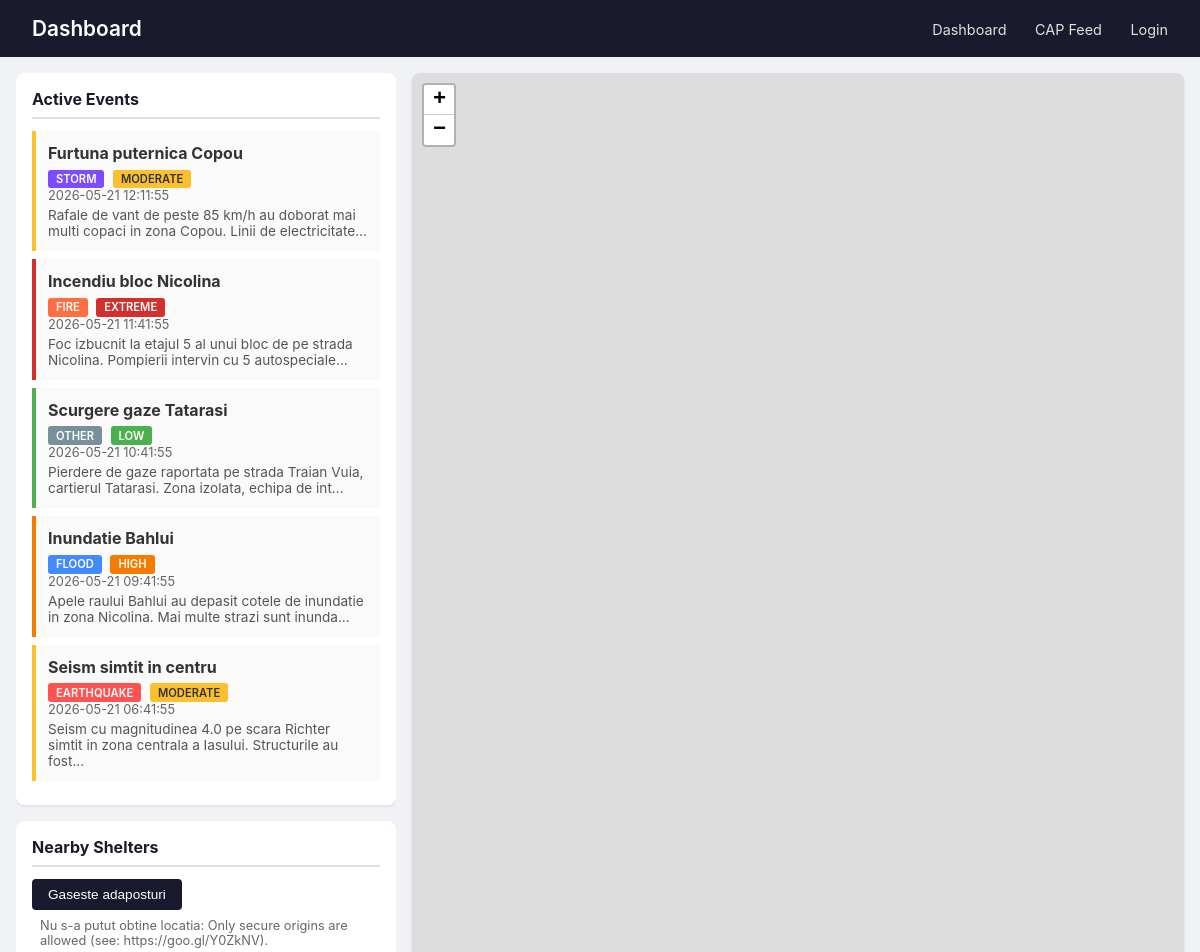
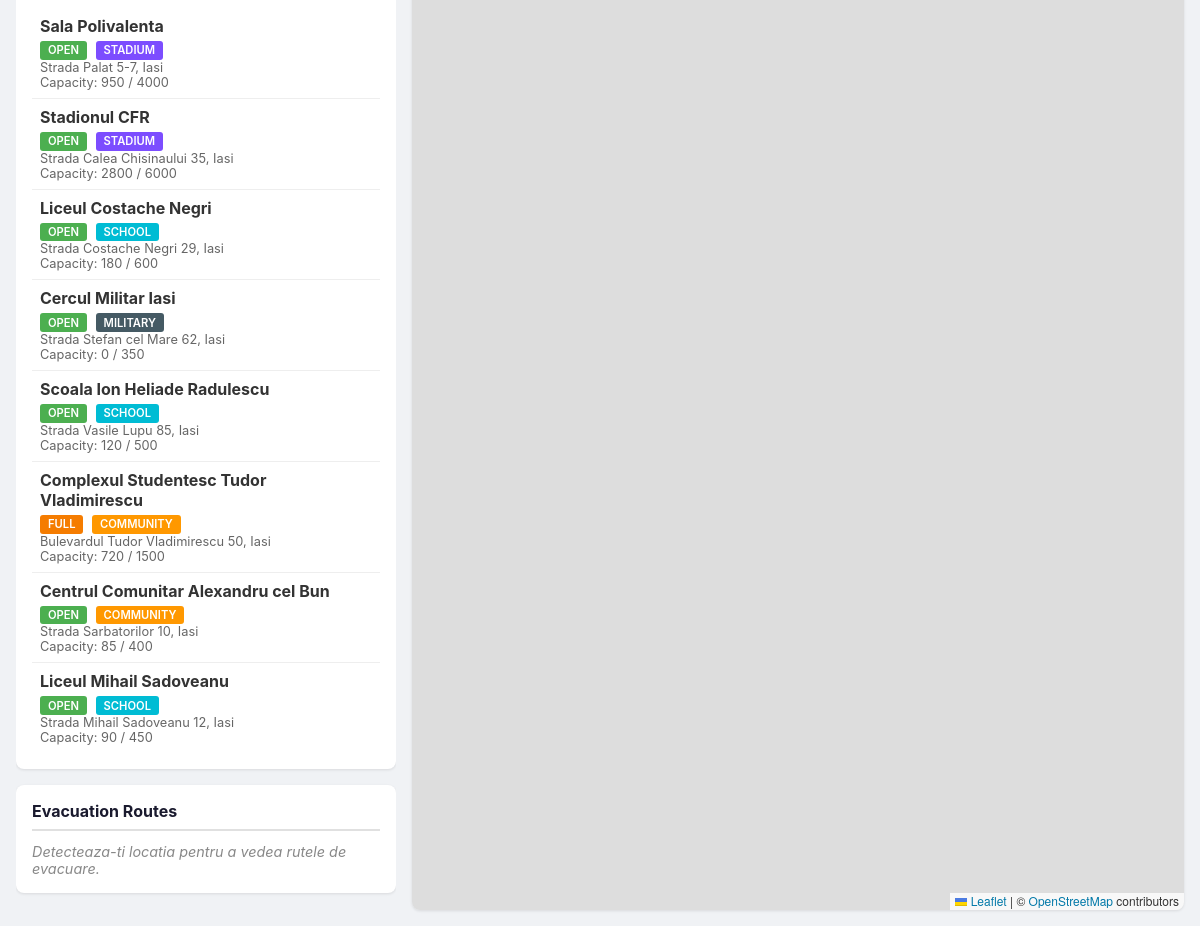
/dashboard, run on the app's committed database (2 pictures, top to bottom).
### tables this page shows
CREATE TABLE IF NOT EXISTS emergency_events (
    id              INT UNSIGNED NOT NULL AUTO_INCREMENT,
    event_type      ENUM('earthquake', 'flood', 'fire', 'storm', 'other') NOT NULL,
    title           VARCHAR(255) NOT NULL,
    description     TEXT,
    severity        ENUM('low', 'moderate', 'high', 'extreme') NOT NULL DEFAULT 'moderate',
    latitude        DECIMAL(10, 7),
    longitude       DECIMAL(10, 7),
    status          ENUM('active', 'resolved') NOT NULL DEFAULT 'active',
    started_at      TIMESTAMP NOT NULL DEFAULT CURRENT_TIMESTAMP,
    resolved_at     TIMESTAMP NULL DEFAULT NULL,
    created_at      TIMESTAMP NOT NULL DEFAULT CURRENT_TIMESTAMP,
    updated_at      TIMESTAMP NOT NULL DEFAULT CURRENT_TIMESTAMP ON UPDATE CURRENT_TIMESTAMP,
PRIMARY KEY (id));

CREATE TABLE IF NOT EXISTS shelters (
    id              INT UNSIGNED        NOT NULL AUTO_INCREMENT,
    name            VARCHAR(255)        NOT NULL,
    address         VARCHAR(500)        NOT NULL,
    latitude        DECIMAL(10, 7)      NOT NULL,
    longitude       DECIMAL(10, 7)      NOT NULL,
    geom_point      POINT               NOT NULL,
    capacity        INT UNSIGNED        NOT NULL DEFAULT 0,
    current_occupancy INT UNSIGNED      NOT NULL DEFAULT 0,
    shelter_type    ENUM('stadium', 'school', 'military', 'community', 'other') NOT NULL DEFAULT 'community',
    status          ENUM('open', 'full', 'closed') NOT NULL DEFAULT 'open',
    contact_phone   VARCHAR(30)         DEFAULT NULL,
    notes           TEXT                DEFAULT NULL,
    created_at      TIMESTAMP           NOT NULL DEFAULT CURRENT_TIMESTAMP,
    updated_at      TIMESTAMP           NOT NULL DEFAULT CURRENT_TIMESTAMP ON UPDATE CURRENT_TIMESTAMP,
    PRIMARY KEY (id),
    SPATIAL INDEX idx_shelters_geom (geom_point),
    INDEX idx_shelters_status (status)
);

### models/Event.php (called while the page is built, shortened)
<?php
class Event
{
    private $mysql;
    public function __construct($mysql)
    {
        $this->mysql = $mysql;
    }
    public function getActive()
    {
        if (
            !($stmt = $this->mysql->prepare(
                "SELECT id, event_type, title, description, severity, latitude, longitude, status, started_at
             FROM emergency_events
             WHERE status = 'active'
             ORDER BY started_at DESC"
            ))
        ) {
            return [false, 'Eroare la pregatirea interogarii: ' . $this->mysql->error];
        }
        if (!$stmt->execute()) {
            return [false, 'Eroare la executarea interogarii: ' . $this->mysql->error];
        }
        if (!($result = $stmt->get_result())) {
            return [false, 'Eroare la obtinerea rezultatului: ' . $this->mysql->error];
        }
        $events = [];
        while ($row = $result->fetch_assoc()) {
            $events[] = $row;
        }
        return [true, $events];
    }
}

### models/Shelter.php (called while the page is built, shortened)
<?php
class Shelter
{
    private $mysql;
    public function __construct($mysql)
    {
        $this->mysql = $mysql;
    }
    public function getAll()
    {
        if (
            !($stmt = $this->mysql->prepare(
                "SELECT id, name, address, latitude, longitude, capacity, current_occupancy, shelter_type, status, contact_phone, notes
             FROM shelters WHERE status != 'closed'"
            ))
        ) {
            return [false, 'Eroare la pregatirea interogarii: ' . $this->mysql->error];
        }
        if (!$stmt->execute()) {
            return [false, 'Eroare la executarea interogarii: ' . $this->mysql->error];
        }
        if (!($result = $stmt->get_result())) {
            return [false, 'Eroare la obtinerea rezultatului: ' . $this->mysql->error];
        }
        $shelters = [];
        while ($row = $result->fetch_assoc()) {
            $shelters[] = $row;
        }
        return [true, $shelters];
    }
}

### views/PublicDashboard.php (the view, shortened to what this page needs)
<!DOCTYPE html>
<html lang="ro">
<head>
    <link rel="stylesheet" href="https://unpkg.com/leaflet@1.9.4/dist/leaflet.css" />
    <link rel="stylesheet" href="dashboard.css">
</head>
<body>
    <header class="dashboard-header">
        <h1>Dashboard</h1>
        <nav>
            <a href="dashboard">Dashboard</a>
            <a href="cap-feed" target="_blank">CAP Feed</a>
            <?php if ($isLoggedIn): ?>
                <a class="logged-in" href="login">Logged in as <?php echo htmlspecialchars($username); ?></a>
            <?php else: ?>
                <a href="login">Login</a>
            <?php endif; ?>
        </nav>
    </header>
    <main class="dashboard-main">
        <div class="dashboard-content">
            <div class="sidebar">
                <section class="panel">
                    <h2>Active Events</h2>
                    <?php if (empty($events)): ?>
                        <p class="empty-state">No active emergencies.</p>
                    <?php else: ?>
                        <ul class="event-list">
                            <?php foreach ($events as $event): ?>
                                <li class="event-item severity-<?php echo htmlspecialchars($event['severity']); ?>"
                                    data-lat="<?php echo htmlspecialchars($event['latitude']); ?>"
                                    data-lng="<?php echo htmlspecialchars($event['longitude']); ?>">
                                    <strong><?php echo htmlspecialchars($event['title']); ?></strong>
                                    <span class="badge badge-<?php echo htmlspecialchars($event['event_type']); ?>">
                                        <?php echo htmlspecialchars($event['event_type']); ?>
                                    </span>
                                    <span class="badge badge-severity-<?php echo htmlspecialchars($event['severity']); ?>">
                                        <?php echo htmlspecialchars($event['severity']); ?>
                                    </span>
                                    <small><?php echo htmlspecialchars($event['started_at']); ?></small>
                                    <p><?php echo htmlspecialchars(mb_strimwidth($event['description'] ?? '', 0, 100, '...')); ?>
                                    </p>
                                </li>
                            <?php endforeach; ?>
                        </ul>
                    <?php endif; ?>
                </section>
                <section class="panel">
                    <h2>Nearby Shelters</h2>
                    <div class="location-controls">
                        <button id="locateBtn" class="btn">Gaseste adaposturi</button>
                        <span id="locationStatus" class="status-text">Se detecteaza locatia...</span>
                    </div>
                    <div id="shelterList" class="shelter-list">
                        <?php foreach ($shelters as $shelter): ?>
                            <div class="shelter-item" data-lat="<?php echo htmlspecialchars($shelter['latitude']); ?>"
                                data-lng="<?php echo htmlspecialchars($shelter['longitude']); ?>"
                                data-id="<?php echo htmlspecialchars($shelter['id']); ?>">
                                <strong><?php echo htmlspecialchars($shelter['name']); ?></strong>
                                <span class="badge badge-status-<?php echo htmlspecialchars($shelter['status']); ?>">
                                    <?php echo htmlspecialchars($shelter['status']); ?>
                                </span>
                                <span class="badge badge-type-<?php echo htmlspecialchars($shelter['shelter_type']); ?>">
                                    <?php echo htmlspecialchars($shelter['shelter_type']); ?>
                                </span>
                                <small><?php echo htmlspecialchars($shelter['address']); ?></small>
                                <small>Capacity:
                                    <?php echo htmlspecialchars($shelter['current_occupancy'] . ' / ' . $shelter['capacity']); ?></small>
                            </div>
                        <?php endforeach; ?>
                    </div>
                </section>
                <section class="panel">
                    <h2>Evacuation Routes</h2>
                    <div id="routeList" class="route-list">
                        <p class="empty-state">Detecteaza-ti locatia pentru a vedea rutele de evacuare.</p>
                    </div>
                </section>
            </div>
            <div class="map-container">
                <div id="map"></div>
            </div>
        </div>
    </main>
</body>
</html>

### public/dashboard.css (style rules this page uses)
* { margin: 0; padding: 0; box-sizing: border-box; }
body { font-family: -apple-system, BlinkMacSystemFont, "Segoe UI", Roboto, sans-serif; background: #f0f2f5; color: #333; }
.dashboard-header { background: #1a1a2e; color: #fff; padding: 1rem 2rem; display: flex; justify-content: space-between; align-items: center; }
.dashboard-header h1 { font-size: 1.3rem; font-weight: 600; }
.dashboard-header nav a { color: #e0e0e0; text-decoration: none; margin-left: 1.5rem; font-size: 0.9rem; }
.dashboard-main { padding: 1rem; }
.dashboard-content { display: flex; gap: 1rem; height: calc(100vh - 4.5rem); }
.sidebar { width: 380px; min-width: 380px; overflow-y: auto; display: flex; flex-direction: column; gap: 1rem; }
.panel { background: #fff; border-radius: 8px; padding: 1rem; box-shadow: 0 1px 3px rgba(0, 0, 0, 0.1); }
.panel h2 { font-size: 1rem; margin-bottom: 0.75rem; color: #1a1a2e; border-bottom: 2px solid #e0e0e0; padding-bottom: 0.5rem; }
.empty-state { color: #888; font-style: italic; font-size: 0.9rem; }
.event-list { list-style: none; }
.event-item { padding: 0.75rem; border-left: 4px solid #ccc; margin-bottom: 0.5rem; background: #fafafa; border-radius: 0 4px 4px 0; cursor: pointer; }
.severity-extreme { border-left-color: #d32f2f; }
.severity-high { border-left-color: #f57c00; }
.severity-moderate { border-left-color: #fbc02d; }
.severity-low { border-left-color: #4caf50; }
.event-item strong { display: block; margin-bottom: 0.25rem; }
.event-item small { display: block; color: #666; font-size: 0.8rem; }
.event-item p { margin-top: 0.25rem; font-size: 0.85rem; color: #555; }
.badge { display: inline-block; padding: 0.15rem 0.5rem; border-radius: 3px; font-size: 0.7rem; font-weight: 600; text-transform: uppercase; margin-right: 0.25rem; }
.badge-earthquake { background: #ff5252; color: #fff; }
.badge-flood { background: #448aff; color: #fff; }
.badge-fire { background: #ff6e40; color: #fff; }
.badge-storm { background: #7c4dff; color: #fff; }
.badge-other { background: #78909c; color: #fff; }
.badge-severity-extreme { background: #d32f2f; color: #fff; }
.badge-severity-high { background: #f57c00; color: #fff; }
.badge-severity-moderate { background: #fbc02d; color: #333; }
.badge-severity-low { background: #4caf50; color: #fff; }
.badge-status-open { background: #4caf50; color: #fff; }
.badge-status-full { background: #f57c00; color: #fff; }
.location-controls { margin-bottom: 0.75rem; }
.btn { background: #1a1a2e; color: #fff; border: none; padding: 0.5rem 1rem; border-radius: 4px; cursor: pointer; font-size: 0.85rem; }
.status-text { font-size: 0.8rem; color: #666; margin-left: 0.5rem; }
.shelter-list .shelter-item { padding: 0.5rem; border-bottom: 1px solid #eee; cursor: pointer; }
.shelter-list .shelter-item:last-child { border-bottom: none; }
.shelter-item strong { display: block; margin-bottom: 0.15rem; }
.shelter-item small { display: block; font-size: 0.8rem; color: #666; }
.map-container { flex: 1; border-radius: 8px; overflow: hidden; box-shadow: 0 1px 3px rgba(0, 0, 0, 0.1); }
#map { width: 100%; height: 100%; }
.location-controls { display: flex; align-items: center; gap: 0.5rem; flex-wrap: wrap; }
.badge-type-stadium { background: #7c4dff; color: #fff; }
.badge-type-school { background: #00bcd4; color: #fff; }
.badge-type-military { background: #455a64; color: #fff; }
.badge-type-community { background: #ff9800; color: #fff; }

### data on the page
emergency_events: title "Furtuna puternica Copou", event_type "STORM", severity "MODERATE", started_at "2026-05-21 12:11:55", description "Rafale de vant de peste 85 km/h au doborat mai multi copaci in zona Copou. Linii de electricitate..."
emergency_events: title "Incendiu bloc Nicolina", event_type "FIRE", severity "EXTREME", started_at "2026-05-21 11:41:55", description "Foc izbucnit la etajul 5 al unui bloc de pe strada Nicolina. Pompierii intervin cu 5 autospeciale..."
emergency_events: title "Scurgere gaze Tatarasi", event_type "OTHER", severity "LOW", started_at "2026-05-21 10:41:55", description "Pierdere de gaze raportata pe strada Traian Vuia, cartierul Tatarasi. Zona izolata, echipa de int..."
emergency_events: title "Inundatie Bahlui", event_type "FLOOD", severity "HIGH", started_at "2026-05-21 09:41:55", description "Apele raului Bahlui au depasit cotele de inundatie in zona Nicolina. Mai multe strazi sunt inunda..."
emergency_events: title "Seism simtit in centru", event_type "EARTHQUAKE", severity "MODERATE", started_at "2026-05-21 06:41:55", description "Seism cu magnitudinea 4.0 pe scara Richter simtit in zona centrala a Iasului. Structurile au fost..."
shelters: name "Sala Polivalenta", status "OPEN", shelter_type "STADIUM", address "Strada Palat 5-7, Iasi", current_occupancy+capacity "950 / 4000"
shelters: name "Stadionul CFR", status "OPEN", shelter_type "STADIUM", address "Strada Calea Chisinaului 35, Iasi", current_occupancy+capacity "2800 / 6000"
shelters: name "Liceul Costache Negri", status "OPEN", shelter_type "SCHOOL", address "Strada Costache Negri 29, Iasi", current_occupancy+capacity "180 / 600"
shelters: name "Cercul Militar Iasi", status "OPEN", shelter_type "MILITARY", address "Strada Stefan cel Mare 62, Iasi", current_occupancy+capacity "0 / 350"
shelters: name "Scoala Ion Heliade Radulescu", status "OPEN", shelter_type "SCHOOL", address "Strada Vasile Lupu 85, Iasi", current_occupancy+capacity "120 / 500"
shelters: name "Complexul Studentesc Tudor Vladimirescu", status "FULL", shelter_type "COMMUNITY", address "Bulevardul Tudor Vladimirescu 50, Iasi", current_occupancy+capacity "720 / 1500"
shelters: name "Centrul Comunitar Alexandru cel Bun", status "OPEN", shelter_type "COMMUNITY", address "Strada Sarbatorilor 10, Iasi", current_occupancy+capacity "85 / 400"
shelters: name "Liceul Mihail Sadoveanu", status "OPEN", shelter_type "SCHOOL", address "Strada Mihail Sadoveanu 12, Iasi", current_occupancy+capacity "90 / 450"
